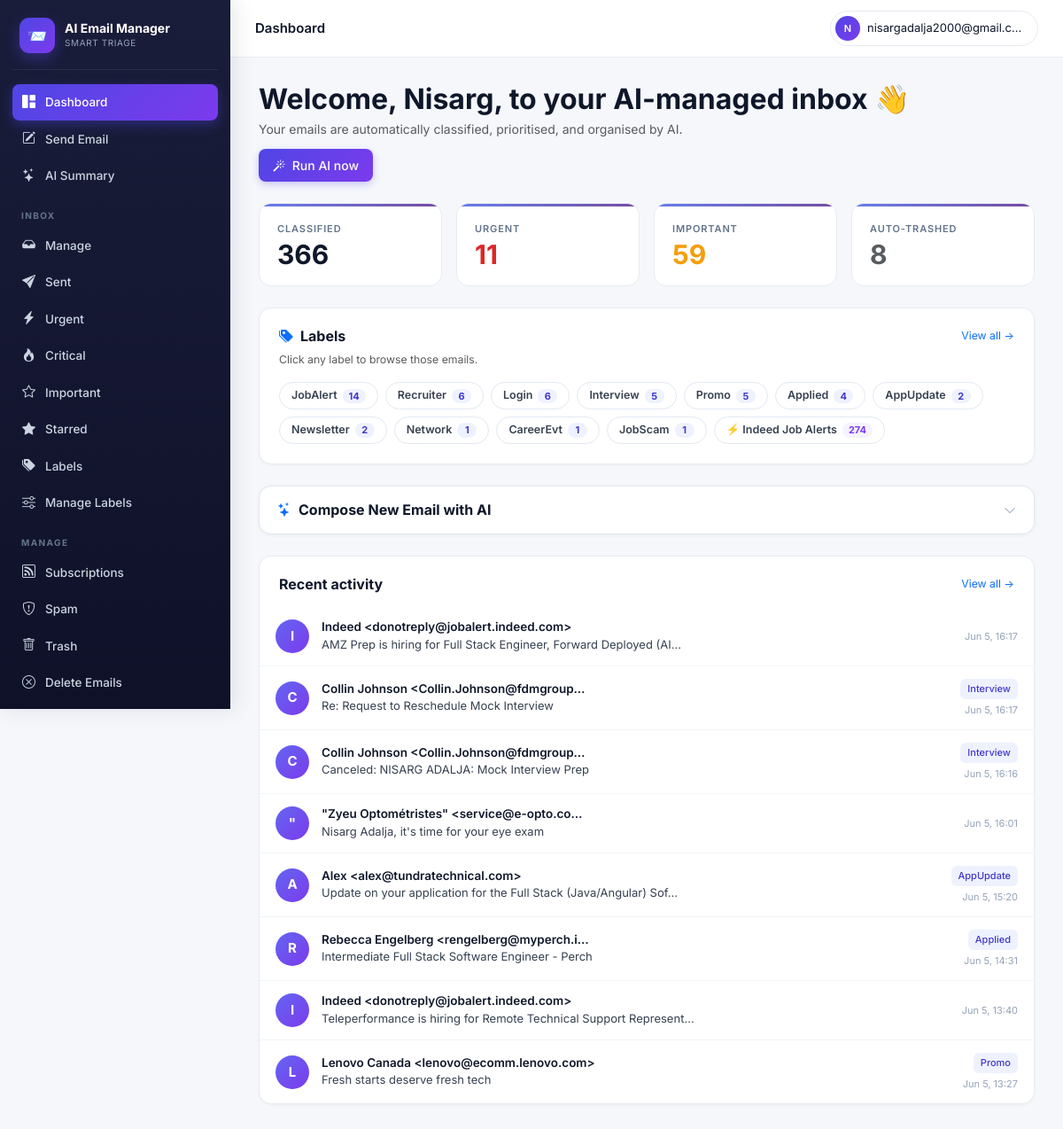
The page /accounts/dashboard/ (signed in) on the database its author committed.
### accounts/models.py (models this page shows, shortened)
class UserCustomCategory(models.Model):
    user        = models.ForeignKey(User, on_delete=models.CASCADE, related_name="custom_categories")
    name        = models.CharField(max_length=100)
    slug        = models.SlugField(max_length=100)
    description = models.TextField(blank=True, help_text="Describe what kinds of emails belong here")
    created_at  = models.DateTimeField(auto_now_add=True)
    class Meta:
        unique_together = [("user", "slug")]

class ClassifiedEmail(models.Model):
    user            = models.ForeignKey(User, on_delete=models.CASCADE, related_name="classified_emails")
    gmail_id        = models.CharField(max_length=64)
    thread_id       = models.CharField(max_length=64, blank=True)
    subject         = models.CharField(max_length=500, blank=True)
    sender          = models.CharField(max_length=300, blank=True)
    sender_email    = models.CharField(max_length=200, blank=True)
    snippet         = models.TextField(blank=True)
    received_at     = models.DateTimeField(null=True, blank=True)
    category        = models.ForeignKey(EmailCategory, on_delete=models.SET_NULL, null=True, blank=True)
    custom_category = models.ForeignKey(UserCustomCategory, on_delete=models.SET_NULL, null=True, blank=True)
    importance      = models.IntegerField(default=3)
    is_urgent       = models.BooleanField(default=False)
    is_event        = models.BooleanField(default=False)
    event_when      = models.CharField(max_length=120, blank=True)
    reason          = models.TextField(blank=True)
    action_taken    = models.CharField(max_length=16, default="kept")
    unsubscribe_url = models.URLField(max_length=1000, blank=True)
    classified_at   = models.DateTimeField(auto_now_add=True)
    class Meta:
        unique_together = [("user", "gmail_id")]
        indexes = [models.Index(fields=["user", "-received_at"])]

class EmailCategory(models.Model):
    slug         = models.SlugField(max_length=64, unique=True)
    name         = models.CharField(max_length=120)
    short_label  = models.CharField(max_length=32)
    group        = models.CharField(max_length=64)
    description  = models.TextField(blank=True)
    default_tier = models.CharField(max_length=16, choices=TIER_CHOICES, default="normal")

### accounts/views.py (the view)
# urls.py: path("dashboard/",        views.dashboard,       name="dashboard"),
@login_required
def dashboard(request):
    profile = _ensure_profile(request)
    if not profile.onboarded:
        return redirect("onboarding_step1")
    if not hasattr(request.user, "google_account"):
        return redirect("google_start")
    stats = {
        "total":     ClassifiedEmail.objects.filter(user=request.user).count(),
        "important": ClassifiedEmail.objects.filter(user=request.user, importance__gte=4).count(),
        "urgent":    ClassifiedEmail.objects.filter(
            user=request.user,
            category__in=UserCategoryPreference.objects.filter(user=request.user, tier="critical").values_list("category_id", flat=True)
        ).count(),
        "trashed":   ClassifiedEmail.objects.filter(user=request.user, action_taken="trashed").count(),
    }
    recent = (ClassifiedEmail.objects.filter(user=request.user)
              .select_related("category").order_by("-received_at")[:8])
    label_counts = (ClassifiedEmail.objects
                    .filter(user=request.user, category__isnull=False)
                    .values("category__id", "category__short_label")
                    .annotate(count=Count("id"))
                    .order_by("-count")[:12])
    custom_label_counts = (ClassifiedEmail.objects
                           .filter(user=request.user, custom_category__isnull=False)
                           .values("custom_category__id", "custom_category__name")
                           .annotate(count=Count("id"))
                           .order_by("-count")[:6])
    return render(request, "dashboard.html", {
        "google_acc": request.user.google_account, "profile": profile,
        "stats": stats, "recent": recent,
        "label_counts": label_counts,
        "custom_label_counts": custom_label_counts,
    })

### accounts/context_processors.py (called while the page is built)
def active_job(request):
    if not request.user.is_authenticated:
        return {}
    job = (ClassificationJob.objects
           .filter(user=request.user, status__in=["pending", "running"])
           .order_by("-id").first())
    return {"global_active_job": job}

### accounts/views.py (called while the page is built)
def _ensure_profile(request):
    profile, _ = UserProfile.objects.get_or_create(
        user=request.user, defaults={"full_name": request.user.get_full_name()},
    )
    return profile

### templates/dashboard.html (shortened to what this page needs)
{% extends "base.html" %}{% block title %}Dashboard{% endblock %}
{% block topbar_title %}Dashboard{% endblock %}
{% block body %}
<div class="dash-header">
  <div>
    <h2 class="mb-1 fw-bold">Welcome{% if user.first_name %}, {{ user.first_name }}{% endif %}, to your AI-managed inbox 👋</h2>
    <p class="text-muted mb-0">Your emails are automatically classified, prioritised, and organised by AI.</p>
  </div>
  <a href="{% url 'manage_emails' %}" class="btn btn-primary"><i class="bi bi-magic me-1"></i> Run AI now</a>
</div>
<div class="row g-3 mb-4">
  <div class="col-6 col-md-3">
    <div class="stat-card">
      <div class="stat-label">Classified</div>
      <div class="stat-value">{{ stats.total }}</div>
    </div>
  </div>
  <div class="col-6 col-md-3">
    <a href="{% url 'urgent' %}" style="text-decoration:none">
      <div class="stat-card hover-lift">
        <div class="stat-label">Urgent</div>
        <div class="stat-value" style="color:var(--critical)">{{ stats.urgent }}</div>
      </div>
    </a>
  </div>
  <div class="col-6 col-md-3">
    <a href="{% url 'important' %}" style="text-decoration:none">
      <div class="stat-card hover-lift">
        <div class="stat-label">Important</div>
        <div class="stat-value" style="color:var(--important)">{{ stats.important }}</div>
      </div>
    </a>
  </div>
  <div class="col-6 col-md-3">
    <a href="{% url 'trash' %}" style="text-decoration:none">
      <div class="stat-card hover-lift">
        <div class="stat-label">Auto-trashed</div>
        <div class="stat-value text-muted">{{ stats.trashed }}</div>
      </div>
    </a>
  </div>
</div>
{% if label_counts %}
<div class="card-modern mb-4">
  <div class="d-flex justify-content-between align-items-center mb-2">
    <h6 class="mb-0 fw-bold"><i class="bi bi-tags-fill text-primary me-2"></i>Labels</h6>
    <a href="{% url 'labels' %}" class="small text-primary text-decoration-none">View all →</a>
  </div>
  <p class="text-muted small mb-3">Click any label to browse those emails.</p>
  <div class="lbl-strip">
    {% for l in label_counts %}
      <a href="{% url 'manage_emails' %}?category={{ l.category__id }}" class="lbl-chip">
        <span>{{ l.category__short_label }}</span>
        <span class="cnt">{{ l.count }}</span>
      </a>
    {% endfor %}
    {% for l in custom_label_counts %}
      <a href="{% url 'manage_emails' %}?custom_category={{ l.custom_category__id }}" class="lbl-chip custom">
        <span>⚡ {{ l.custom_category__name }}</span>
        <span class="cnt custom">{{ l.count }}</span>
      </a>
    {% endfor %}
  </div>
</div>
{% endif %}
<div class="compose-card mb-4">
  <div class="compose-header" onclick="toggleCompose()">
    <h6><i class="bi bi-stars text-primary"></i> Compose New Email with AI</h6>
    <i class="bi bi-chevron-down compose-toggle-icon" id="compose-chevron"></i>
  </div>
</div>
<div class="card-modern">
  <div class="d-flex justify-content-between align-items-center mb-3">
    <h6 class="mb-0 fw-bold">Recent activity</h6>
    <a href="{% url 'manage_emails' %}" class="small text-primary text-decoration-none">View all →</a>
  </div>
  <ul class="elist" style="margin:0 -22px -22px">
    {% for e in recent %}
      <li class="elist-item" onclick="window.location='{% url 'email_detail' e.gmail_id %}'">
        <div class="elist-avatar" style="background:linear-gradient(135deg,#6366f1,#7c3aed)">{{ e.sender|slice:":1"|upper }}</div>
        <div class="elist-body">
          <div class="elist-sender">{{ e.sender|truncatechars:40 }}</div>
          <div class="elist-subject">{{ e.subject|truncatechars:65 }}</div>
        </div>
        <div class="elist-meta">
          {% if e.category %}<span class="badge-cat">{{ e.category.short_label }}</span>{% endif %}
          <span class="elist-time local-ts" data-ts="{{ e.received_at|date:'c' }}">{{ e.received_at|date:"M d, H:i" }}</span>
        </div>
      </li>
    {% empty %}
      <li class="elist-empty" style="padding:36px">
        <i class="bi bi-inbox"></i>
        <strong>No emails classified yet</strong>
        <p class="small mt-1 mb-0"><a href="{% url 'manage_emails' %}" class="text-primary">Run AI →</a></p>
      </li>
    {% endfor %}
  </ul>
</div>
{% endblock %}

### templates/base.html (shortened to what this page needs)
{% load static %}
<!doctype html>
<html lang="en">
<head>
<link href="https://cdn.jsdelivr.net/npm/bootstrap@5.3.3/dist/css/bootstrap.min.css" rel="stylesheet">
<link href="https://cdn.jsdelivr.net/npm/bootstrap-icons@1.11.3/font/bootstrap-icons.css" rel="stylesheet">
</head>
<body>
<div class="app-shell">
  <aside class="sidebar" id="sidebar">
    <div class="brand">
      <div class="brand-logo">📨</div>
      <div>
        <div class="brand-name">AI Email Manager</div>
        <div class="brand-sub">Smart triage</div>
      </div>
    </div>
    <nav>
      <a class="side-link {% if request.resolver_match.url_name == 'dashboard' %}active{% endif %}" href="{% url 'dashboard' %}">
        <i class="bi bi-grid-1x2-fill"></i> Dashboard
      </a>
      <button class="side-link" style="background:none;border:none;width:100%;cursor:pointer;text-align:left"
              onclick="openComposeModal()">
        <i class="bi bi-pencil-square"></i> Send Email
      </button>
      <a class="side-link {% if request.resolver_match.url_name == 'email_summary' %}active{% endif %}" href="{% url 'email_summary' %}">
        <i class="bi bi-stars"></i> AI Summary
      </a>
      <div class="side-section">Inbox</div>
      <a class="side-link {% if request.resolver_match.url_name == 'manage_emails' %}active{% endif %}" href="{% url 'manage_emails' %}">
        <i class="bi bi-inbox-fill"></i> Manage
      </a>
      <a class="side-link {% if request.resolver_match.url_name == 'sent' %}active{% endif %}" href="{% url 'sent' %}">
        <i class="bi bi-send-fill"></i> Sent
      </a>
      <a class="side-link {% if request.resolver_match.url_name == 'action_needed' %}active{% endif %}" href="{% url 'action_needed' %}">
        <i class="bi bi-lightning-charge-fill"></i> Urgent
      </a>
      <a class="side-link {% if request.resolver_match.url_name == 'urgent' %}active{% endif %}" href="{% url 'urgent' %}">
        <i class="bi bi-fire"></i> Critical
      </a>
      <a class="side-link {% if request.resolver_match.url_name == 'important' %}active{% endif %}" href="{% url 'important' %}">
        <i class="bi bi-star"></i> Important
      </a>
      <a class="side-link {% if request.resolver_match.url_name == 'starred' %}active{% endif %}" href="{% url 'starred' %}">
        <i class="bi bi-star-fill"></i> Starred
      </a>
      <a class="side-link {% if request.resolver_match.url_name == 'labels' %}active{% endif %}" href="{% url 'labels' %}">
        <i class="bi bi-tags-fill"></i> Labels
      </a>
      <a class="side-link {% if request.resolver_match.url_name == 'manage_labels' %}active{% endif %}" href="{% url 'manage_labels' %}">
        <i class="bi bi-sliders"></i> Manage Labels
      </a>
      <div class="side-section">Manage</div>
      <a class="side-link {% if request.resolver_match.url_name == 'subscriptions' %}active{% endif %}" href="{% url 'subscriptions' %}">
        <i class="bi bi-rss"></i> Subscriptions
      </a>
      <a class="side-link {% if request.resolver_match.url_name == 'spam' %}active{% endif %}" href="{% url 'spam' %}">
        <i class="bi bi-shield-exclamation"></i> Spam
      </a>
      <a class="side-link {% if request.resolver_match.url_name == 'trash' %}active{% endif %}" href="{% url 'trash' %}">
        <i class="bi bi-trash"></i> Trash
      </a>
      <a class="side-link {% if request.resolver_match.url_name == 'delete_emails' %}active{% endif %}" href="{% url 'delete_emails' %}">
        <i class="bi bi-x-circle"></i> Delete Emails
      </a>
      <div class="side-section">Settings</div>
    </nav>
  </aside>
  <div class="main-wrap">
    <header class="topbar">
      <div class="topbar-left">
        <div class="topbar-title">{% block topbar_title %}{% endblock %}</div>
      </div>
      <div class="topbar-right">
        <div class="dropdown">
          <button class="user-chip dropdown-toggle" data-bs-toggle="dropdown" aria-expanded="false">
            <span class="user-avatar">{{ user.email|slice:":1"|upper }}</span>
            <span class="d-none d-sm-inline" style="max-width:180px;overflow:hidden;text-overflow:ellipsis;white-space:nowrap">{{ user.email }}</span>
          </button>
        </div>
      </div>
    </header>
    <main class="main">
      {% block body %}{% endblock %}
    </main>
  </div>
</div>
</body>
</html>

### templates/dashboard.html (style rules this page uses)
.dash-header { display:flex;justify-content:space-between;align-items:center;flex-wrap:wrap;gap:12px;margin-bottom:24px }
.lbl-strip { display:flex;flex-wrap:wrap;gap:8px;margin-top:10px }
.lbl-chip { display:inline-flex;align-items:center;gap:6px;background:#fff;border:1px solid #e2e8f0;border-radius:20px;padding:5px 13px;font-size:12.5px;font-weight:600;color:#374151;text-decoration:none;transition:all .15s;cursor:pointer }
.lbl-chip .cnt { background:#eef2ff;color:#4338ca;border-radius:10px;padding:0 7px;font-size:11px;font-weight:700;min-width:22px;text-align:center }
.lbl-chip.custom .cnt { background:#f5f3ff;color:#7c3aed }
.compose-card { background:#fff;border:1px solid #e2e8f0;border-radius:14px;margin-bottom:24px;box-shadow:0 1px 4px rgba(0,0,0,.05);overflow:hidden }
.compose-header { display:flex;justify-content:space-between;align-items:center;padding:16px 20px;cursor:pointer;user-select:none }
.compose-header h6 { margin:0;font-weight:700;display:flex;align-items:center;gap:8px }
.compose-toggle-icon { color:#94a3b8;transition:transform .2s }

### rows shown on the page
UserCustomCategory: custom_category__name "Indeed Job Alerts", count "274"
ClassifiedEmail: sender "I", sender "Indeed <donotreply@jobalert.indeed.com>", subject "AMZ Prep is hiring for Full Stack Engineer, Forward Deployed (AI…"
ClassifiedEmail: sender "C", sender "Collin Johnson <Collin.Johnson@fdmgroup…", subject "Re: Request to Reschedule Mock Interview", category.short_label "Interview"
ClassifiedEmail: sender "C", sender "Collin Johnson <Collin.Johnson@fdmgroup…", subject "Canceled: NISARG ADALJA: Mock Interview Prep", category.short_label "Interview"
ClassifiedEmail: sender "\"", sender "\"Zyeu Optométristes\" <service@e-opto.co…", subject "Nisarg Adalja, it's time for your eye exam"
ClassifiedEmail: sender "A", sender "Alex <alex@tundratechnical.com>", subject "Update on your application for the Full Stack (Java/Angular) Sof…", category.short_label "AppUpdate"
ClassifiedEmail: sender "R", sender "Rebecca Engelberg <rengelberg@myperch.i…", subject "Intermediate Full Stack Software Engineer - Perch", category.short_label "Applied"
ClassifiedEmail: sender "I", sender "Indeed <donotreply@jobalert.indeed.com>", subject "Teleperformance is hiring for Remote Technical Support Represent…"
ClassifiedEmail: sender "L", sender "Lenovo Canada <lenovo@ecomm.lenovo.com>", subject "Fresh starts deserve fresh tech", category.short_label "Promo"

### other values the page prints
{{ user.email|slice:":1"|upper }} "N"
{{ user.email }} "nisargadalja2000@gmail.c…"
{{ user.first_name }} "Nisarg"
{{ stats.total }} "366"
{{ stats.urgent }} "11"
{{ stats.important }} "59"
{{ stats.trashed }} "8"
{{ l.category__short_label }} "JobAlert" "Recruiter" "Login" "Interview" "Promo" "Applied" "AppUpdate" "Newsletter" "Network" "CareerEvt" "JobScam"
{{ l.count }} "14" "6" "6" "5" "5" "4" "2" "2" "1" "1" "1"
